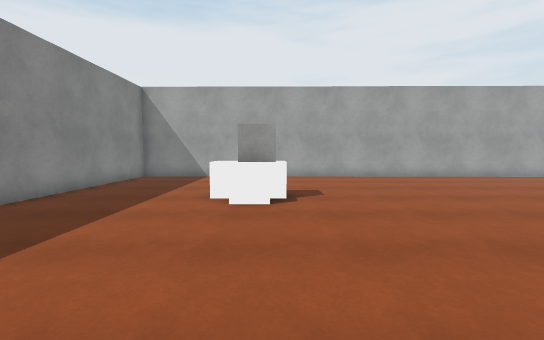
view 1 (above)

16 first-person views from a walk through a 3-D level made in the Unity game engine. The camera is 1.3 m above the floor, tilts 4° down and sees 90° across. The floor is counted in squares, 1 m on a side. Each view is taken from the middle of a square. On the plan, view 1 faces up. The plan holds only what a view shows up to about 13 squares ahead; the rest is blank. Some animated figures are left out. Some surface patterns are stand-ins.

view 2
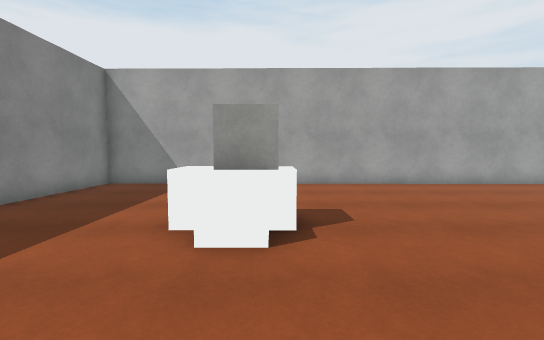

view 3
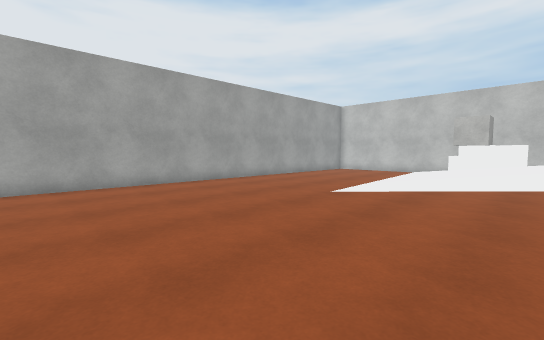

view 4
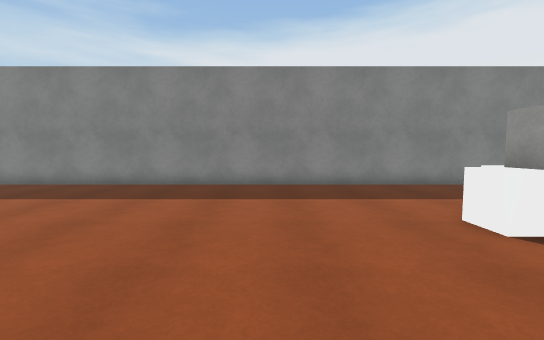

view 5
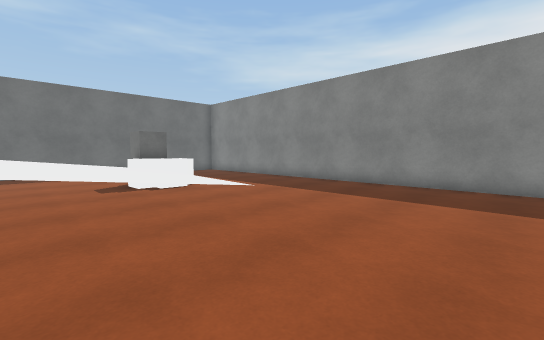

view 6
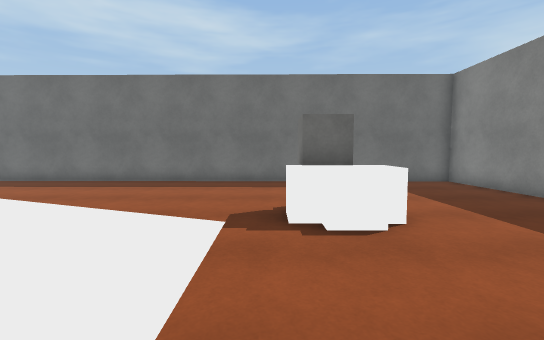

view 7
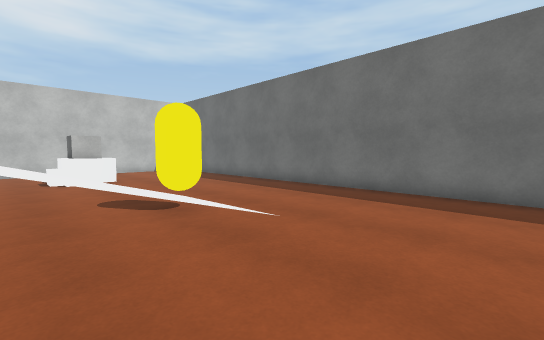

view 8
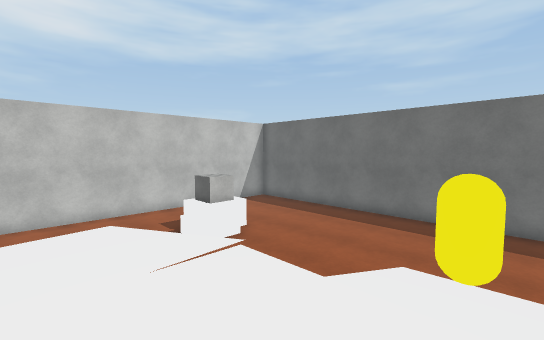

view 9
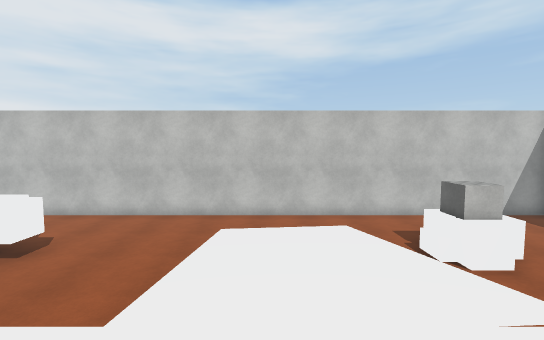

view 10
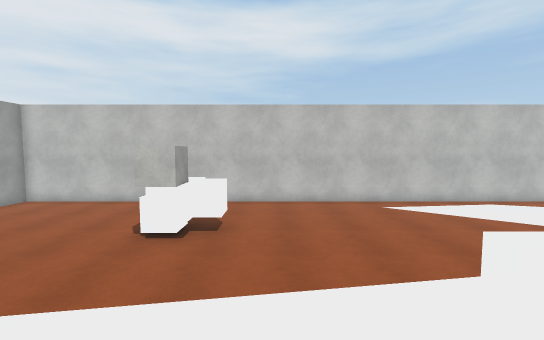

view 11
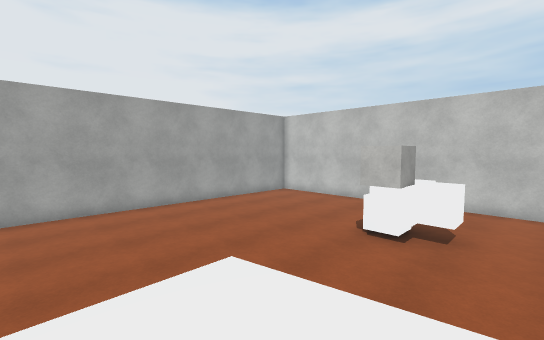

view 12
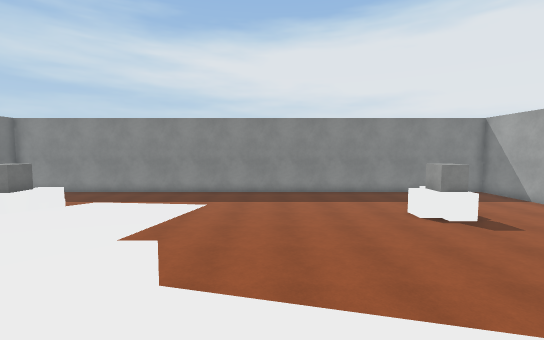

view 13
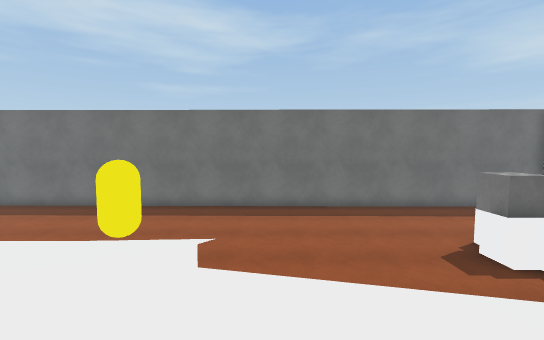

view 14
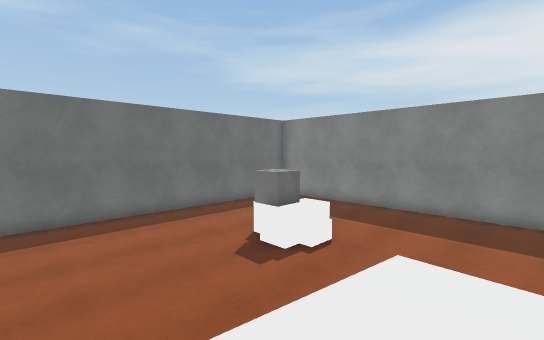

view 15
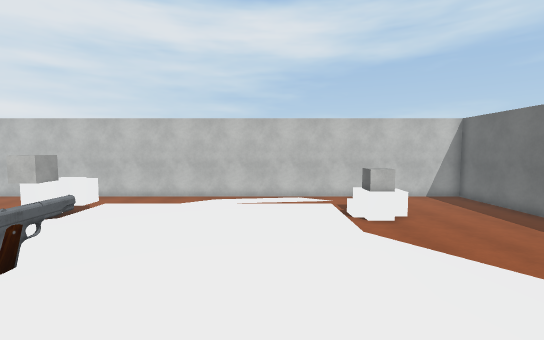

view 16
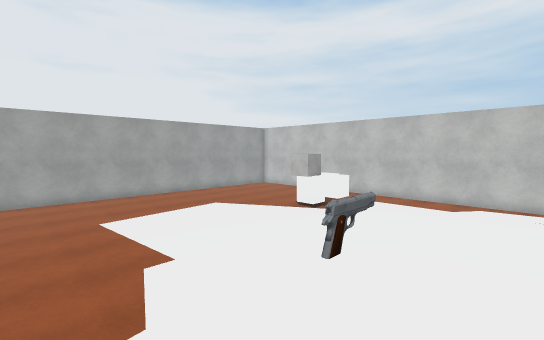

### Floor plan
Key: @ floor where view 1 was taken; # wall or solid block; . main floor; : floor 0.75 m higher than the main floor; + floor 1 m higher than the main floor; * floor 1.25 m higher than the main floor; % floor 1.5 m higher than the main floor; / step, stairs or slope; = window, fence, low wall or low ledge; v drop or lower ground; O other object.
Columns run from 7 left of view 1 to 22 right of it. Each row starts with its distance up from view 1.
 14 ########################    ##
 13 #.....  ................   ..#
 12 #...... ................. ...#
 11 #............................#
 10 #............................#
  9 #..... ......................#
  8 #....OOO.....................#
  7 #.....OO.....................#
  6 #.......................O....#
  5 #..............=:::....OOO...#
  4 #..............:::+....OOO...#
  3 #..............++++..........#
  2 #..............+++* .........#
  1 #..............***# .........#
  0 #......@......#***#. ........#
 -1 #........=vvvv%%O%%. ........#
 -2 #........+++**%%%%%%////:....#
 -3 #........+++**%%%%%%////:....#
 -4 #........++***%%%%%%////:=...#
 -5 #.............#%%%%%//+===...#
 -6 #..............///#..........#
 -7 #.....OO.......///=.....O....#
 -8 #.....OOO......////....OOO...#
 -9 #.....OO.......//O/.....OO ..#
-10 #.........................  .#
-11 #..........................  #
-12 #... ....................... #
-13 #... ........................#
-14 #.......................... .#
-15 ###########################  #

Where each view was taken, in squares from view 1:
view 1: 0 up, 0 right, facing up
view 2: 3 up, 0 right, facing up
view 3: 3 up, 4 right, facing up-right
view 4: 3 up, 4 right, facing left
view 5: 2 up, 4 right, facing down-left
view 6: 3 down, 1 right, facing down
view 7: 6 down, 4 right, facing down-right
view 8: 3 down, 9 right, facing down-right
view 9: 3 down, 10 right, facing right
view 10: 2 up, 9 right, facing right
view 11: 2 up, 9 right, facing up-right
view 12: 1 up, 10 right, facing left
view 13: 2 down, 6 right, facing down
view 14: 3 down, 6 right, facing down-left
view 15: 4 down, 6 right, facing right
view 16: 3 down, 6 right, facing up-right
